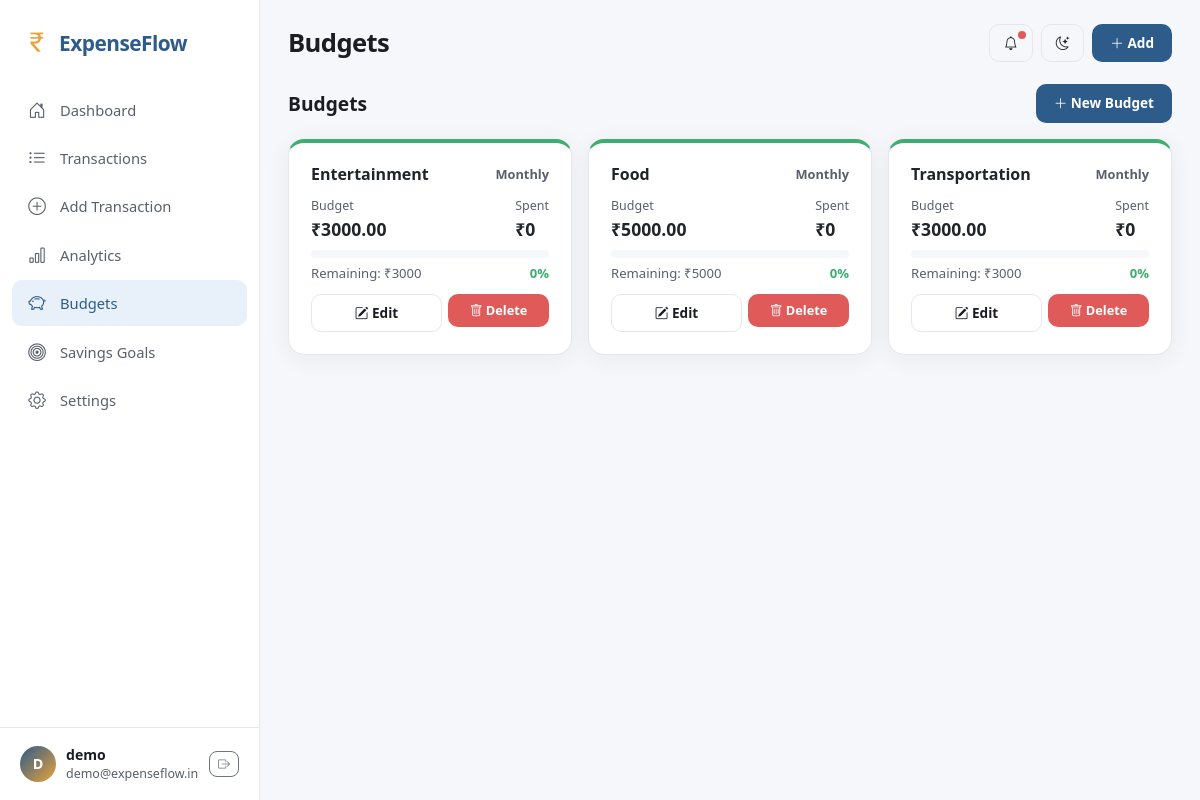
/budgets/ (signed in), run on the app's committed database.
### tracker/models.py (models this page shows, shortened)
class Budget(models.Model):
    PERIOD_CHOICES = [('monthly', 'Monthly'), ('weekly', 'Weekly'), ('yearly', 'Yearly')]
    user = models.ForeignKey(User, on_delete=models.CASCADE, related_name='budgets')
    category = models.CharField(max_length=50)
    amount = models.DecimalField(max_digits=12, decimal_places=2, validators=[MinValueValidator(0.01)])
    period = models.CharField(max_length=10, choices=PERIOD_CHOICES, default='monthly')
    created_at = models.DateTimeField(auto_now_add=True)
    class Meta:
        unique_together = ['user', 'category', 'period']
        ordering = ['category', '-created_at']

### tracker/views.py (the view)
# urls.py: path('budgets/', views.budgets, name='budgets'),
@login_required
def budgets(request):
    user = request.user
    budgets = Budget.objects.filter(user=user).order_by('category', '-created_at')
    today = timezone.now().date()
    start = today.replace(day=1)
    end = (start + timedelta(days=32)).replace(day=1) - timedelta(days=1)
    spent = txs = Transaction.objects.filter(user=user, transaction_type='expense', date__gte=start, date__lte=end)
    spent_map = {}
    for s in spent.values('category').annotate(total=Sum('amount')):
        spent_map[s['category']] = float(s['total'])
    budget_status = []
    for b in budgets:
        s = spent_map.get(b.category, 0)
        pct = (s / float(b.amount) * 100) if b.amount > 0 else 0
        status = 'safe'
        if pct >= 100:
            status = 'over'
        elif pct >= 90:
            status = 'warning'
        elif pct >= 70:
            status = 'alert'
        budget_status.append({
            'budget': b,
            'spent': s,
            'remaining': float(b.amount) - s,
            'pct': pct,
            'status': status,
        })
    context = BASE_CONTEXT.copy()
    context.update({'title': 'Budgets', 'budgets': budget_status, 'user': user})
    return render(request, 'tracker/budgets.html', context)

### tracker/templates/tracker/budgets.html (shortened to what this page needs)
{% extends "tracker/base.html" %}
{% block content %}
<div class="d-flex justify-content-between align-items-center mb-3" style="flex-wrap:wrap; gap:10px;">
  <h2 style="font-weight:800; font-size:1.2rem; margin:0;">Budgets</h2>
  <a href="/budgets/add/" class="btn btn-primary"><i class="bi bi-plus-lg"></i> New Budget</a>
</div>
{% if budgets %}
<div style="display:grid; grid-template-columns: repeat(auto-fill, minmax(280px, 1fr)); gap:16px;">
  {% for b in budgets %}
  <div class="card" style="border-top:4px solid {% if b.status == 'over' %}#e05a5a{% elif b.status == 'warning' %}#e8a33b{% elif b.status == 'alert' %}#f4a261{% else %}#3cae6e{% endif %};">
    <div class="d-flex justify-content-between align-items-start mb-2">
      <h4 style="font-weight:700; font-size:1rem; margin:0;">{{ b.budget.category }}</h4>
      <div style="font-size:0.8rem; font-weight:600; color:var(--text-secondary);">{{ b.budget.period|title }}</div>
    </div>
    <div class="d-flex justify-content-between align-items-end mb-2">
      <div><span style="font-size:0.78rem; color:var(--text-secondary);">Budget</span><div style="font-weight:800; font-size:1.1rem;">₹{{ b.budget.amount }}</div></div>
      <div><span style="font-size:0.78rem; color:var(--text-secondary);">Spent</span><div style="font-weight:800; font-size:1.1rem;">₹{{ b.spent }}</div></div>
    </div>
    <div style="margin-bottom:6px;"><div style="height:8px; background:var(--bg); border-radius:4px; overflow:hidden;"></div></div>
    <div style="display:flex; justify-content:space-between; font-size:0.82rem; color:var(--text-secondary);">
      <span>Remaining: ₹{{ b.remaining|floatformat:0 }}</span>
      <span style="font-weight:600; color:{% if b.status == 'over' %}#e05a5a{% elif b.status == 'warning' %}#e8a33b{% elif b.status == 'alert' %}#f4a261{% else %}#3cae6e{% endif %};">{{ b.pct|floatformat:0 }}%</span>
    </div>
    <div style="display:flex; gap:6px; margin-top:10px;">
      <a href="/budgets/edit/{{ b.budget.id }}/" class="btn btn-sm btn-ghost" style="flex:1; text-align:center;"><i class="bi bi-pencil-square"></i> Edit</a>
      <form method="post" action="/budgets/delete/{{ b.budget.id }}/" style="display:inline; flex:1;" onsubmit="return confirm('Delete budget?');"><button type="submit" class="btn btn-sm btn-danger w-100"><i class="bi bi-trash"></i> Delete</button></form>
    </div>
  </div>
  {% endfor %}
</div>
{% endif %}
{% endblock %}

### tracker/templates/tracker/base.html (shortened to what this page needs)
<!DOCTYPE html>
<html lang="en" data-theme="light">
<head>
<link href="https://cdn.jsdelivr.net/npm/bootstrap@5.3.3/dist/css/bootstrap.min.css" rel="stylesheet">
<link rel="stylesheet" href="https://cdn.jsdelivr.net/npm/bootstrap-icons@1.11.3/font/bootstrap-icons.css">
</head>
<body>
<div class="app-wrapper">
  <aside class="sidebar" id="sidebar">
    <a href="/dashboard/" class="sidebar-brand"><i class="bi bi-currency-rupee"></i> ExpenseFlow</a>
    <nav class="nav-menu">
      {% for item in nav_items %}
      <a href="{{ item.url }}" class="{% if item.url in request.path %}active{% endif %}"><i class="bi {{ item.icon }}"></i> {{ item.name }}</a>
      {% endfor %}
    </nav>
    <div class="sidebar-footer">
      <div class="user-card">
        <div class="avatar">{{ user.username|first|upper }}</div>
        <div style="min-width:0;">
          <div style="font-weight:700; font-size:0.88rem; white-space:nowrap; overflow:hidden; text-overflow:ellipsis;">{{ user.username }}</div>
          <div style="font-size:0.78rem; color: var(--text-secondary);">{{ user.email|stringformat:".30s" }}</div>
        </div>
        <a href="/logout/" title="Logout" class="btn btn-sm btn-outline-secondary ms-auto" style="border-radius:8px; font-size:0.75rem; padding:3px 8px;"><i class="bi bi-box-arrow-right"></i></a>
      </div>
    </div>
  </aside>
  <main class="main">
    <div class="header">
      <div>
        <h1>{{ title|default:"ExpenseFlow" }}</h1>
      </div>
      <div class="actions-row">
        <button onclick="triggerNotification()" class="btn-ghost" title="Notifications" style="position:relative;"><i class="bi bi-bell"></i><span style="position:absolute;top:6px;right:6px;width:8px;height:8px;background:#e05a5a;border-radius:50%;display:block;"></span></button>
        <button onclick="toggleTheme()" class="btn-ghost" title="Toggle theme"><i class="bi bi-moon-stars" id="theme-icon"></i></button>
        <a href="/transactions/" class="btn-primary"><i class="bi bi-plus-lg"></i> Add</a>
      </div>
    </div>
    {% block content %}{% endblock %}
  </main>
</div>
</body>
</html>

### tracker/templates/tracker/base.html (style rules this page uses)
:root { --bg: #f6f7fb; --card: #ffffff; --text: #1a1d23; --text-secondary: #5a5f6e; --primary: #2d5b8a; --primary-soft: #e8f0fa; --accent: #e8a33b; --border: #e5e7ec; --shadow: rgba(26,29,35,0.06); }
* { box-sizing: border-box; }
html { scroll-behavior: smooth; }
body { font-family: "Segoe UI", system-ui, -apple-system, sans-serif; background: var(--bg); color: var(--text); margin: 0; transition: background 0.3s, color 0.3s; }
a { text-decoration: none; color: inherit; }
.app-wrapper { display: flex; min-height: 100vh; }
.sidebar { width: 260px; background: var(--card); border-right: 1px solid var(--border); position: fixed; height: 100vh; overflow-y: auto; z-index: 1000; transition: transform 0.3s; }
.sidebar-brand { padding: 24px 24px 16px; display: flex; align-items: center; gap: 10px; font-weight: 800; font-size: 1.3rem; color: var(--primary); letter-spacing: -0.5px; }
.sidebar-brand i { font-size: 1.6rem; color: var(--accent); }
.nav-menu { padding: 8px 12px; }
.nav-menu a { display: flex; align-items: center; gap: 12px; padding: 10px 14px; border-radius: 10px; color: var(--text-secondary); font-weight: 500; font-size: 0.92rem; transition: all 0.15s; margin-bottom: 2px; }
.nav-menu a:hover, .nav-menu a.active { background: var(--primary-soft); color: var(--primary); }
.nav-menu a i { font-size: 1.1rem; width: 22px; text-align: center; }
.sidebar-footer { position: absolute; bottom: 0; left: 0; right: 0; padding: 16px 20px; border-top: 1px solid var(--border); background: var(--card); }
.user-card { display: flex; align-items: center; gap: 10px; }
.avatar { width: 36px; height: 36px; border-radius: 50%; background: linear-gradient(135deg, var(--primary), var(--accent)); color: #fff; display: flex; align-items: center; justify-content: center; font-weight: 700; font-size: 0.9rem; flex-shrink: 0; }
.main { margin-left: 260px; flex: 1; min-height: 100vh; padding: 24px 28px; }
.header { display: flex; align-items: center; justify-content: space-between; margin-bottom: 22px; }
.header h1 { font-weight: 800; font-size: 1.6rem; letter-spacing: -0.6px; margin: 0; }
.actions-row { display: flex; gap: 8px; align-items: center; }
.btn-ghost { background: transparent; border: 1px solid var(--border); color: var(--text); border-radius: 10px; padding: 8px 14px; font-weight: 600; font-size: 0.85rem; transition: all 0.15s; }
.btn-primary { background: var(--primary); color: #fff; border: none; border-radius: 10px; padding: 9px 18px; font-weight: 600; font-size: 0.85rem; transition: all 0.15s; }
.btn-danger { background: #e05a5a; color: #fff; border: none; border-radius: 10px; padding: 7px 14px; font-weight: 600; font-size: 0.8rem; }
.card { background: var(--card); border: 1px solid var(--border); border-radius: 16px; box-shadow: 0 4px 24px var(--shadow); padding: 22px; transition: background 0.3s; }

### data on the page
Budget: budget.category "Entertainment", budget.period "Monthly", budget.amount "3000.00", spent "0", remaining "3000", pct "0"
Budget: budget.category "Food", budget.period "Monthly", budget.amount "5000.00", spent "0", remaining "5000", pct "0"
Budget: budget.category "Transportation", budget.period "Monthly", budget.amount "3000.00", spent "0", remaining "3000", pct "0"

### other printed values
{{ item.name }} "Dashboard" "Transactions" "Add Transaction" "Analytics" "Budgets" "Savings Goals" "Settings"
{{ user.username|first|upper }} "D"
{{ user.username }} "demo"
{{ user.email|stringformat:".30s" }} "demo@expenseflow.in"
{{ title|default:"ExpenseFlow" }} "Budgets"
